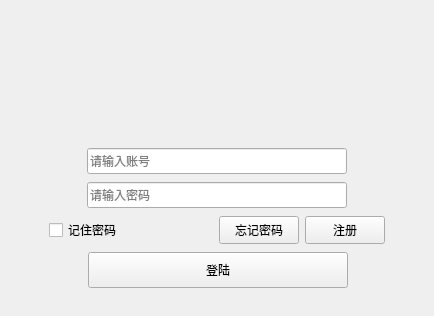
<?xml version="1.0" encoding="UTF-8"?>
<ui version="4.0">
 <class>UserLogin</class>
 <widget class="BasicWindow" name="UserLogin">
  <property name="geometry">
   <rect>
    <x>0</x>
    <y>0</y>
    <width>434</width>
    <height>316</height>
   </rect>
  </property>
  <property name="sizePolicy">
   <sizepolicy hsizetype="Fixed" vsizetype="Fixed">
    <horstretch>0</horstretch>
    <verstretch>0</verstretch>
   </sizepolicy>
  </property>
  <property name="minimumSize">
   <size>
    <width>434</width>
    <height>316</height>
   </size>
  </property>
  <property name="maximumSize">
   <size>
    <width>434</width>
    <height>316</height>
   </size>
  </property>
  <property name="windowTitle">
   <string>UserLogin</string>
  </property>
  <layout class="QVBoxLayout" name="verticalLayout_2">
   <property name="spacing">
    <number>0</number>
   </property>
   <property name="leftMargin">
    <number>0</number>
   </property>
   <property name="topMargin">
    <number>0</number>
   </property>
   <property name="rightMargin">
    <number>0</number>
   </property>
   <property name="bottomMargin">
    <number>0</number>
   </property>
   <item>
    <widget class="QWidget" name="titleWidget" native="true">
     <property name="sizePolicy">
      <sizepolicy hsizetype="Expanding" vsizetype="Expanding">
       <horstretch>0</horstretch>
       <verstretch>0</verstretch>
      </sizepolicy>
     </property>
     <property name="minimumSize">
      <size>
       <width>0</width>
       <height>104</height>
      </size>
     </property>
     <property name="maximumSize">
      <size>
       <width>16777215</width>
       <height>104</height>
      </size>
     </property>
     <property name="titleskin" stdset="0">
      <bool>true</bool>
     </property>
    </widget>
   </item>
   <item>
    <widget class="QWidget" name="bodyWidget" native="true">
     <property name="sizePolicy">
      <sizepolicy hsizetype="Preferred" vsizetype="Expanding">
       <horstretch>0</horstretch>
       <verstretch>0</verstretch>
      </sizepolicy>
     </property>
     <property name="bottomskin" stdset="0">
      <bool>true</bool>
     </property>
     <layout class="QVBoxLayout" name="verticalLayout">
      <property name="spacing">
       <number>0</number>
      </property>
      <property name="leftMargin">
       <number>0</number>
      </property>
      <property name="topMargin">
       <number>36</number>
      </property>
      <property name="rightMargin">
       <number>0</number>
      </property>
      <property name="bottomMargin">
       <number>20</number>
      </property>
      <item>
       <layout class="QHBoxLayout" name="horizontalLayout">
        <item>
         <spacer name="horizontalSpacer">
          <property name="orientation">
           <enum>Qt::Horizontal</enum>
          </property>
          <property name="sizeHint" stdset="0">
           <size>
            <width>40</width>
            <height>20</height>
           </size>
          </property>
         </spacer>
        </item>
        <item>
         <widget class="QLineEdit" name="editUserAccount">
          <property name="minimumSize">
           <size>
            <width>260</width>
            <height>26</height>
           </size>
          </property>
          <property name="maximumSize">
           <size>
            <width>260</width>
            <height>26</height>
           </size>
          </property>
          <property name="maxLength">
           <number>24</number>
          </property>
          <property name="placeholderText">
           <string>请输入账号</string>
          </property>
         </widget>
        </item>
        <item>
         <spacer name="horizontalSpacer_2">
          <property name="orientation">
           <enum>Qt::Horizontal</enum>
          </property>
          <property name="sizeHint" stdset="0">
           <size>
            <width>40</width>
            <height>20</height>
           </size>
          </property>
         </spacer>
        </item>
       </layout>
      </item>
      <item>
       <layout class="QHBoxLayout" name="horizontalLayout_2">
        <item>
         <spacer name="horizontalSpacer_3">
          <property name="orientation">
           <enum>Qt::Horizontal</enum>
          </property>
          <property name="sizeHint" stdset="0">
           <size>
            <width>40</width>
            <height>20</height>
           </size>
          </property>
         </spacer>
        </item>
        <item>
         <widget class="QLineEdit" name="editPassword">
          <property name="minimumSize">
           <size>
            <width>260</width>
            <height>26</height>
           </size>
          </property>
          <property name="maximumSize">
           <size>
            <width>260</width>
            <height>26</height>
           </size>
          </property>
          <property name="maxLength">
           <number>24</number>
          </property>
          <property name="echoMode">
           <enum>QLineEdit::Password</enum>
          </property>
          <property name="placeholderText">
           <string>请输入密码</string>
          </property>
         </widget>
        </item>
        <item>
         <spacer name="horizontalSpacer_4">
          <property name="orientation">
           <enum>Qt::Horizontal</enum>
          </property>
          <property name="sizeHint" stdset="0">
           <size>
            <width>40</width>
            <height>20</height>
           </size>
          </property>
         </spacer>
        </item>
       </layout>
      </item>
      <item>
       <layout class="QHBoxLayout" name="horizontalLayout_3">
        <item>
         <spacer name="horizontalSpacer_5">
          <property name="orientation">
           <enum>Qt::Horizontal</enum>
          </property>
          <property name="sizeHint" stdset="0">
           <size>
            <width>40</width>
            <height>20</height>
           </size>
          </property>
         </spacer>
        </item>
        <item>
         <widget class="QCheckBox" name="checkBox">
          <property name="sizePolicy">
           <sizepolicy hsizetype="Fixed" vsizetype="Fixed">
            <horstretch>0</horstretch>
            <verstretch>0</verstretch>
           </sizepolicy>
          </property>
          <property name="minimumSize">
           <size>
            <width>164</width>
            <height>28</height>
           </size>
          </property>
          <property name="maximumSize">
           <size>
            <width>164</width>
            <height>28</height>
           </size>
          </property>
          <property name="text">
           <string>记住密码</string>
          </property>
         </widget>
        </item>
        <item>
         <widget class="QPushButton" name="forgetWordbtn">
          <property name="sizePolicy">
           <sizepolicy hsizetype="Fixed" vsizetype="Fixed">
            <horstretch>0</horstretch>
            <verstretch>0</verstretch>
           </sizepolicy>
          </property>
          <property name="minimumSize">
           <size>
            <width>0</width>
            <height>28</height>
           </size>
          </property>
          <property name="maximumSize">
           <size>
            <width>16777215</width>
            <height>28</height>
           </size>
          </property>
          <property name="text">
           <string>忘记密码</string>
          </property>
         </widget>
        </item>
        <item>
         <widget class="QPushButton" name="registBtn">
          <property name="sizePolicy">
           <sizepolicy hsizetype="Fixed" vsizetype="Fixed">
            <horstretch>0</horstretch>
            <verstretch>0</verstretch>
           </sizepolicy>
          </property>
          <property name="minimumSize">
           <size>
            <width>0</width>
            <height>28</height>
           </size>
          </property>
          <property name="maximumSize">
           <size>
            <width>16777215</width>
            <height>28</height>
           </size>
          </property>
          <property name="text">
           <string>注册</string>
          </property>
         </widget>
        </item>
        <item>
         <spacer name="horizontalSpacer_6">
          <property name="orientation">
           <enum>Qt::Horizontal</enum>
          </property>
          <property name="sizeHint" stdset="0">
           <size>
            <width>40</width>
            <height>20</height>
           </size>
          </property>
         </spacer>
        </item>
       </layout>
      </item>
      <item>
       <layout class="QHBoxLayout" name="horizontalLayout_4">
        <item>
         <spacer name="horizontalSpacer_7">
          <property name="orientation">
           <enum>Qt::Horizontal</enum>
          </property>
          <property name="sizeHint" stdset="0">
           <size>
            <width>88</width>
            <height>20</height>
           </size>
          </property>
         </spacer>
        </item>
        <item>
         <widget class="QPushButton" name="loginBtn">
          <property name="sizePolicy">
           <sizepolicy hsizetype="Minimum" vsizetype="Fixed">
            <horstretch>0</horstretch>
            <verstretch>0</verstretch>
           </sizepolicy>
          </property>
          <property name="minimumSize">
           <size>
            <width>260</width>
            <height>36</height>
           </size>
          </property>
          <property name="maximumSize">
           <size>
            <width>260</width>
            <height>36</height>
           </size>
          </property>
          <property name="text">
           <string>登陆</string>
          </property>
         </widget>
        </item>
        <item>
         <spacer name="horizontalSpacer_8">
          <property name="orientation">
           <enum>Qt::Horizontal</enum>
          </property>
          <property name="sizeHint" stdset="0">
           <size>
            <width>78</width>
            <height>20</height>
           </size>
          </property>
         </spacer>
        </item>
       </layout>
      </item>
     </layout>
    </widget>
   </item>
  </layout>
 </widget>
 <layoutdefault spacing="6" margin="11"/>
 <customwidgets>
  <customwidget>
   <class>BasicWindow</class>
   <extends>QWidget</extends>
   <header>basicwindow.h</header>
   <container>1</container>
  </customwidget>
 </customwidgets>
 <resources/>
 <connections/>
</ui>
